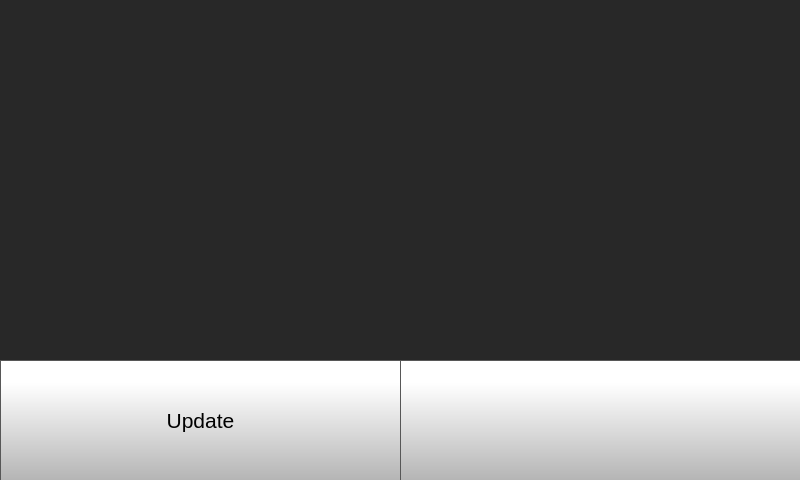
<?xml version="1.0" encoding="UTF-8"?>
<ui version="4.0">
 <class>SoftwareUpdate</class>
 <widget class="QWidget" name="SoftwareUpdate">
  <property name="geometry">
   <rect>
    <x>0</x>
    <y>0</y>
    <width>800</width>
    <height>480</height>
   </rect>
  </property>
  <property name="minimumSize">
   <size>
    <width>800</width>
    <height>480</height>
   </size>
  </property>
  <property name="maximumSize">
   <size>
    <width>800</width>
    <height>480</height>
   </size>
  </property>
  <property name="windowTitle">
   <string>Form</string>
  </property>
  <property name="styleSheet">
   <string notr="true">
background-color: rgb(40, 40, 40);</string>
  </property>
  <widget class="QStackedWidget" name="stackedWidget">
   <property name="geometry">
    <rect>
     <x>0</x>
     <y>0</y>
     <width>800</width>
     <height>480</height>
    </rect>
   </property>
   <property name="minimumSize">
    <size>
     <width>800</width>
     <height>480</height>
    </size>
   </property>
   <property name="maximumSize">
    <size>
     <width>800</width>
     <height>480</height>
    </size>
   </property>
   <property name="currentIndex">
    <number>0</number>
   </property>
   <widget class="QWidget" name="OTAUpdatePage">
    <widget class="QPushButton" name="softwareUpdateBackButton">
     <property name="geometry">
      <rect>
       <x>400</x>
       <y>360</y>
       <width>401</width>
       <height>121</height>
      </rect>
     </property>
     <property name="minimumSize">
      <size>
       <width>0</width>
       <height>0</height>
      </size>
     </property>
     <property name="font">
      <font>
       <family>MS Shell Dlg 2</family>
       <pointsize>16</pointsize>
      </font>
     </property>
     <property name="styleSheet">
      <string notr="true">QPushButton {
     border: 1px solid rgb(87, 87, 87);
	background-color: qlineargradient(spread:pad, x1:0, y1:1, x2:0, y2:0.188, stop:0 rgba(180, 180, 180, 255), stop:1 rgba(255, 255, 255, 255));


}

QPushButton:pressed {
    background-color: qlineargradient(x1: 0, y1: 0, x2: 0, y2: 1,
                                      stop: 0 #dadbde, stop: 1 #f6f7fa);
}

QPushButton:flat {
    border: none; /* no border for a flat push button */
}

QPushButton:default {
    border-color: navy; /* make the default button prominent */
}</string>
     </property>
     <property name="text">
      <string/>
     </property>
     <property name="icon">
      <iconset resource="../../resources/resource.qrc">
       <normaloff>:/Navigation/img/Navigation/arrows-4.png</normaloff>:/Navigation/img/Navigation/arrows-4.png</iconset>
     </property>
     <property name="iconSize">
      <size>
       <width>70</width>
       <height>70</height>
      </size>
     </property>
     <property name="checkable">
      <bool>false</bool>
     </property>
     <property name="autoDefault">
      <bool>false</bool>
     </property>
     <property name="default">
      <bool>false</bool>
     </property>
     <property name="flat">
      <bool>false</bool>
     </property>
    </widget>
    <widget class="QPushButton" name="performUpdateButton">
     <property name="geometry">
      <rect>
       <x>0</x>
       <y>360</y>
       <width>401</width>
       <height>121</height>
      </rect>
     </property>
     <property name="minimumSize">
      <size>
       <width>0</width>
       <height>0</height>
      </size>
     </property>
     <property name="font">
      <font>
       <family>MS Shell Dlg 2</family>
       <pointsize>16</pointsize>
      </font>
     </property>
     <property name="styleSheet">
      <string notr="true">QPushButton {
     border: 1px solid rgb(87, 87, 87);
	background-color: qlineargradient(spread:pad, x1:0, y1:1, x2:0, y2:0.188, stop:0 rgba(180, 180, 180, 255), stop:1 rgba(255, 255, 255, 255));


}

QPushButton:pressed {
    background-color: qlineargradient(x1: 0, y1: 0, x2: 0, y2: 1,
                                      stop: 0 #dadbde, stop: 1 #f6f7fa);
}

QPushButton:flat {
    border: none; /* no border for a flat push button */
}

QPushButton:default {
    border-color: navy; /* make the default button prominent */
}</string>
     </property>
     <property name="text">
      <string>Update</string>
     </property>
     <property name="icon">
      <iconset resource="../../resources/resource.qrc">
       <normaloff>:/Icons/img/icons/update-arrows.png</normaloff>:/Icons/img/icons/update-arrows.png</iconset>
     </property>
     <property name="iconSize">
      <size>
       <width>70</width>
       <height>70</height>
      </size>
     </property>
     <property name="checkable">
      <bool>false</bool>
     </property>
     <property name="autoDefault">
      <bool>false</bool>
     </property>
     <property name="default">
      <bool>false</bool>
     </property>
     <property name="flat">
      <bool>false</bool>
     </property>
    </widget>
   </widget>
   <widget class="QWidget" name="softwareUpdateProgressPage">
    <widget class="QTextEdit" name="logTextEdit">
     <property name="geometry">
      <rect>
       <x>0</x>
       <y>0</y>
       <width>801</width>
       <height>481</height>
      </rect>
     </property>
     <property name="font">
      <font>
       <family>Gotham</family>
       <pointsize>16</pointsize>
      </font>
     </property>
     <property name="styleSheet">
      <string notr="true">QTextEdit{
background-color:  rgb(40, 40, 40);
color: rgb(255, 255, 255);
}


QScrollBar:vertical {
 border: 1px solid black; 
border-radius: 5px;
background: rgb(40,40,40);
width: 30px;
}

/* Sets up the color and height of handle */
QScrollBar::handle:vertical {
border-radius: 5px;
background: qlineargradient(spread:pad, x1:0, y1:1, x2:0, y2:0.188, stop:0 rgba(180, 180, 180, 255), stop:1 rgba(255, 255, 255, 255));
min-height: 20px;
}




/* This remvoes the bottom button by setting the height to 0px */
QScrollBar::add-line:vertical {
height: 0px;
subcontrol-position: bottom;
subcontrol-origin: margin;
}

/* This remvoes the top button by setting the height to 0px */
QScrollBar::sub-line:vertical {
height: 0px;
subcontrol-position: top;
subcontrol-origin: margin;
}

/*
QScrollBar::up-arrow:vertical, QScrollBar::down-arrow:vertical {
border: 2px solid grey;
width: 5px;
height: 5px;
background: white;
}


/* need this to get rid of crosshatching on scrollbar background */
QScrollBar::add-page:vertical, QScrollBar::sub-page:vertical {
background: none;
}
</string>
     </property>
     <property name="readOnly">
      <bool>true</bool>
     </property>
     <property name="html">
      <string>&lt;!DOCTYPE HTML PUBLIC &quot;-//W3C//DTD HTML 4.0//EN&quot; &quot;http://www.w3.org/TR/REC-html40/strict.dtd&quot;&gt;
&lt;html&gt;&lt;head&gt;&lt;meta name=&quot;qrichtext&quot; content=&quot;1&quot; /&gt;&lt;style type=&quot;text/css&quot;&gt;
p, li { white-space: pre-wrap; }
&lt;/style&gt;&lt;/head&gt;&lt;body style=&quot; font-family:'Gotham'; font-size:16pt; font-weight:400; font-style:normal;&quot;&gt;
&lt;p style=&quot; margin-top:0px; margin-bottom:0px; margin-left:0px; margin-right:0px; -qt-block-indent:0; text-indent:0px;&quot;&gt;&lt;span style=&quot; font-size:10pt;&quot;&gt;Software Update Starting, Please Wait....&lt;/span&gt;&lt;/p&gt;&lt;/body&gt;&lt;/html&gt;</string>
     </property>
    </widget>
   </widget>
  </widget>
 </widget>
 <resources>
  <include location="../../resources/resource.qrc"/>
 </resources>
 <connections/>
</ui>
